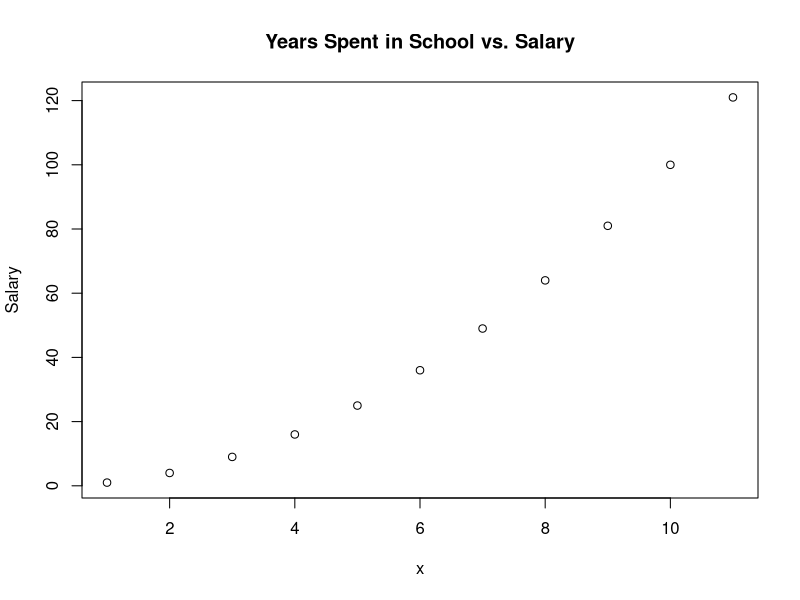
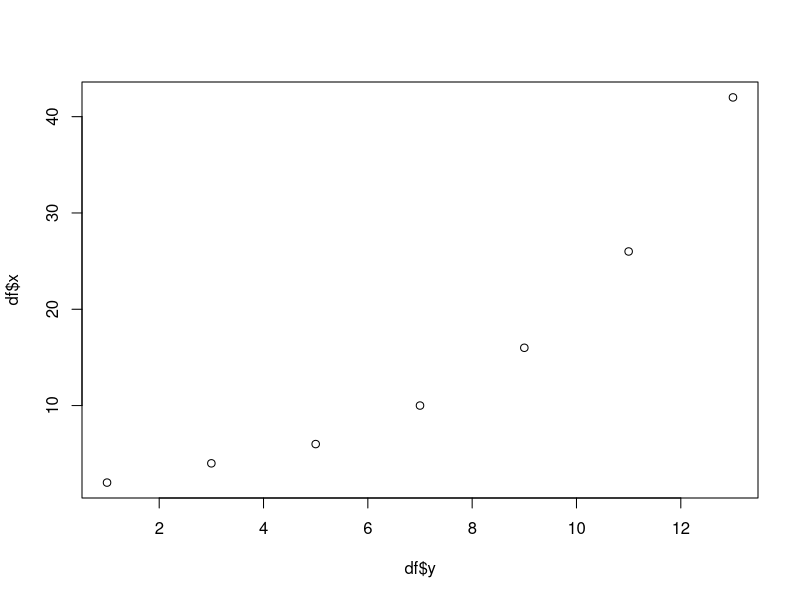
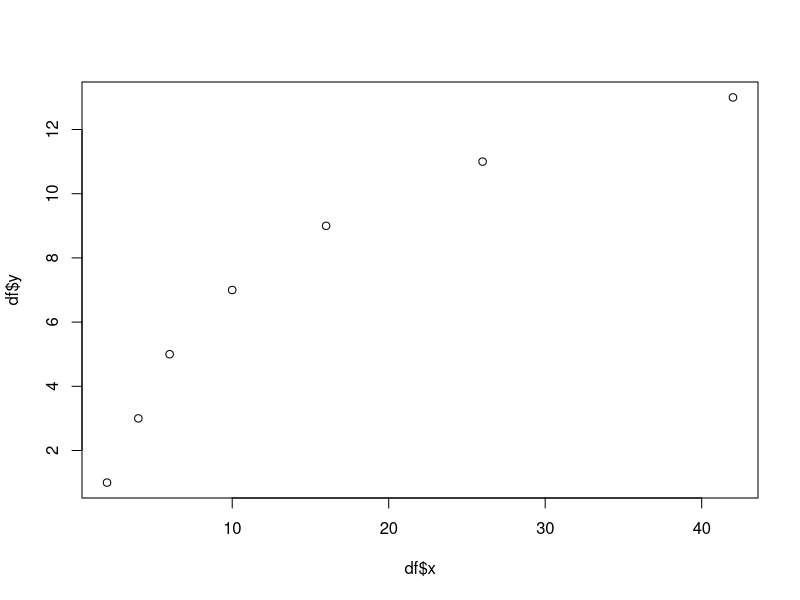
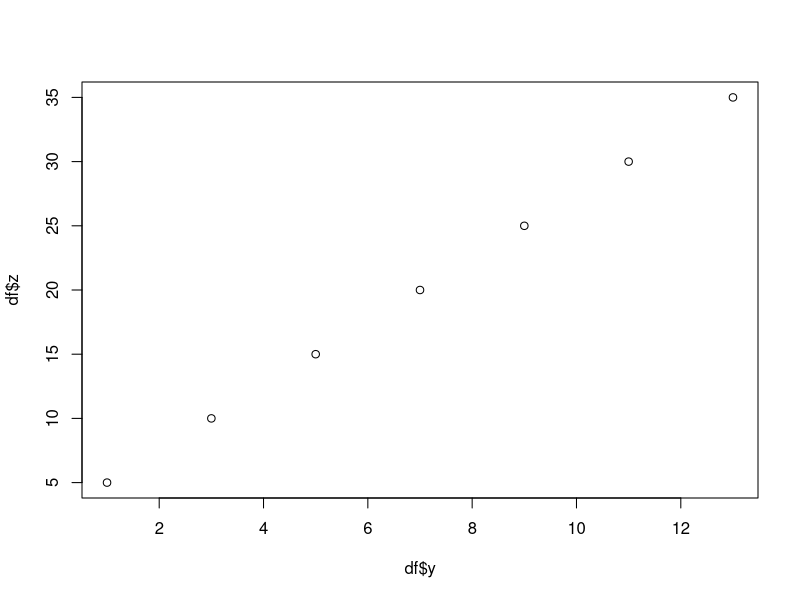
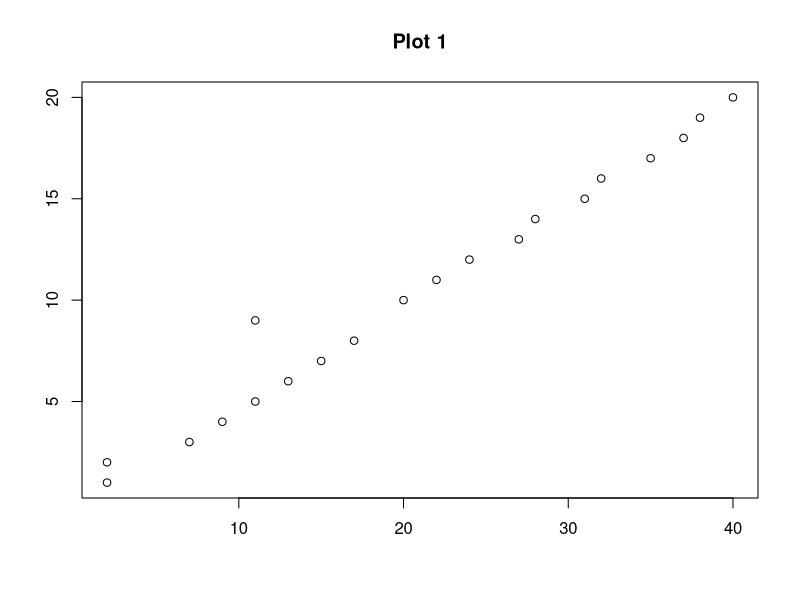
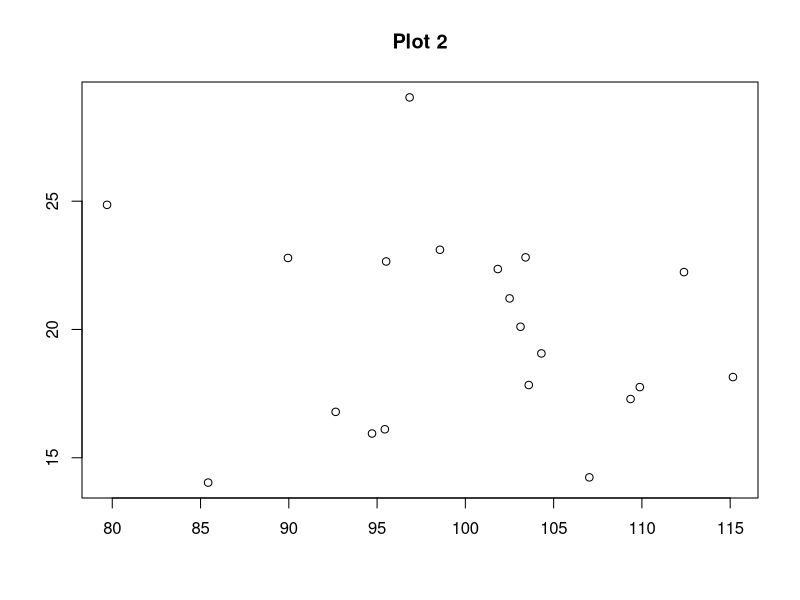

These figures' R source, in order:
## ---- chunk 1
knitr::opts_chunk$set(fig.width=12, fig.height=8, comment=NA)
## ---- chunk 2
x = c(1,2,3,4,5,6,7,8,9,10,11)
y = c(1,4,9,16,25,36,49,64,81,100,121)
plot(y~x, main = "Years Spent in School vs. Salary", ylab = "Salary")
## ---- chunk 3
x = c(2,4,6,10,16,26,42)
y = c(1,3,5,7,9,11,13)
z = c(5,10,15,20,25,30,35)


df<-data.frame(x,y,z)
plot(df$x~df$y)
plot(df$y~df$x)
plot(df$z~df$y)
## ---- chunk 4
x=c(1,2,3,4,5,6,7,8,9,10,11,12,13,14,15,16,17,18,19,20)
y=c(2,2,7,9,11,13,15,17,11,20,22,24,27,28,31,32,35,37,38,40)
plot(x~y, main = "Plot 1", ylab = " ", xlab = " ")

a=rnorm(20,20,5)
b=rnorm(20,100,10)
plot(a~b, main = "Plot 2", ylab = " ", xlab = " ")
## ---- chunk 5
x = c(12,16,20,41)
mx = mean(x)
sdx = sd(x)

z = ((x-mx)/sdx)
z 
## ---- chunk 6
x = c(12,16,20,41)
scale(x)
## ---- chunk 7
datset1 = c(10,63,51,24,87,42)
mds = mean(datset1)
sdds=sd(datset1)
vards=(sdds^2)
vards
var(datset1)

## ---- chunk 8
z = ((datset1-mds)/sdds)
z
## ---- chunk 9
x = c(5,8,1,16,4,11)
a = sum(x)^2
b = sum(x^2)

a
b
## ---- chunk 10
set.seed(100)
x = round(rnorm(15,89,7), digits = 0)
x
stem(x)

## ---- chunk 11
set.seed(10)
x = round(rnorm(15,20,2),digits = 0)
x
stem(x,scale = 1)
stem(x,scale = 2)
stem(x, scale = .5)
